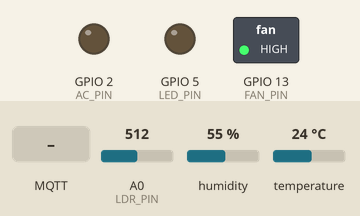
This sketch was run on a simulated ESP8266 (NodeMCU). Parts: switched loads named in the sketch (green lamp = pin HIGH), output pins drawn as LEDs (lit = HIGH). The inputs (shaded band) are chosen by the test bench; at power-on: A0 (LDR_PIN) = 512, humidity 55 %, temperature 24 °C. WiFi joins after 1.5 s; servers stay silent unless stated; random numbers use the default seed unless the sketch sets one; no MQTT or app messages arrive unless stated; what the sketch prints to the serial monitor is not drawn.

Above: at 3.2 s.
3.3 s: MQTT message "on" arrives on the first subscribed topic
At 4.5 s:
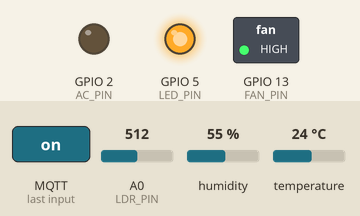
5.6 s: MQTT message "on" arrives on the second subscribed topic
At 7.3 s:
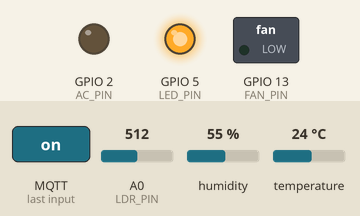
7.6 s: MQTT message "on" arrives on the third subscribed topic
At 9.1 s:
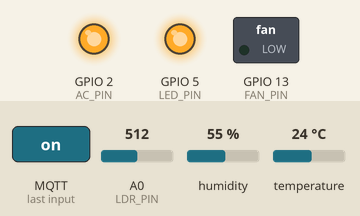
9.6 s: MQTT message "off" arrives on the first subscribed topic
At 10.9 s:
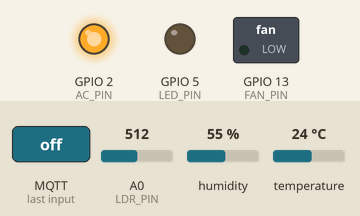
11.7 s: MQTT message "off" arrives on the second subscribed topic
At 12.7 s:
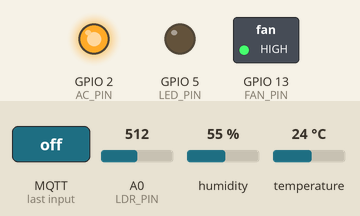
13.7 s: MQTT message "off" arrives on the third subscribed topic
At 15.7 s:
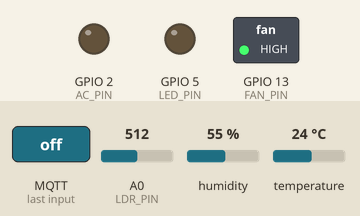
Timing chart, 0 to 16.8 s (numbered marks = the images above; inputs shaded):
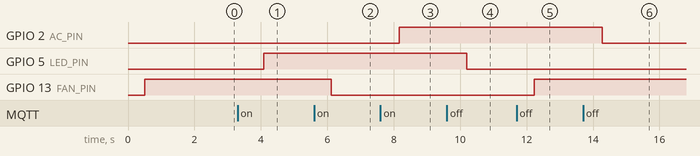

The sketch:

ardunio.ino
```cpp
#include <ESP8266WiFi.h>
#include <PubSubClient.h>
#include <DHT.h>

const char *ssid = "Khong Dat Pass";
const char *password = "passkhongdat";
const char *mqtt_broker = "192.168.1.223";
const char *mqtt_topic_led = "esp8266/led";
const char *mqtt_topic_fan = "esp8266/fan";
const char *mqtt_topic_ac = "esp8266/ac";  // Sửa chủ đề của điều hòa
const char *mqtt_topic_temp = "dht/temperature";
const char *mqtt_topic_hum = "dht/humidity";
const char *mqtt_topic_light = "light/lux";
const char *mqtt_topic_gas = "gas/sensor";

const int mqtt_port = 1883;
const int LED_PIN = 5;  // GPIO 5 D1
const int FAN_PIN = 13; // GPIO 13 D7
const int DHT_PIN = 14; // GPIO 14 D5
const int LDR_PIN = A0; // Chân analog A0 nối với cảm biến ánh sáng
const int AC_PIN = 2;   // GPIO 2 D4

#define DHTTYPE DHT11
DHT dht(DHT_PIN, DHTTYPE);

WiFiClient espClient;
PubSubClient mqttClient(espClient);

bool ledState = false;

void callback(char *topic, byte *payload, unsigned int length) {
  String message;
  for (int i = 0; i < length; i++) {
    message += (char)payload[i];
  }

  if (strcmp(topic, mqtt_topic_led) == 0) {
    Serial.print("Message arrived in topic: ");
    Serial.println(topic);
    Serial.print("Message: ");
    Serial.println(message);

    if (message == "on" && !ledState) {
      digitalWrite(LED_PIN, HIGH);
      ledState = true;
    }
    if (message == "off" && ledState) {
      digitalWrite(LED_PIN, LOW);
      ledState = false;
    }

    Serial.println("-----------------------");
  } else if (strcmp(topic, mqtt_topic_fan) == 0) {
    Serial.print("Message arrived in topic: ");
    Serial.println(topic);
    Serial.print("Message: ");
    Serial.println(message);

    if (message == "on") {
      digitalWrite(FAN_PIN, LOW);
    }
    if (message == "off") {
      digitalWrite(FAN_PIN, HIGH);
    }

    Serial.println("-----------------------");
  } else if (strcmp(topic, mqtt_topic_ac) == 0) {
    Serial.print("Message arrived in topic: ");
    Serial.println(topic);
    Serial.print("Message: ");
    Serial.println(message);

    if (message == "on") {
      digitalWrite(AC_PIN, HIGH);
    } else if (message == "off") {
      digitalWrite(AC_PIN, LOW);
    }

    Serial.println("-----------------------");
  }
}

void setup() {
  Serial.begin(9600);
  delay(500);

  pinMode(LED_PIN, OUTPUT);
  digitalWrite(LED_PIN, LOW);

  pinMode(AC_PIN, OUTPUT);
  digitalWrite(AC_PIN, LOW);

  pinMode(FAN_PIN, OUTPUT);
  digitalWrite(FAN_PIN, HIGH);

  dht.begin();

  WiFi.begin(ssid, password);
  while (WiFi.status() != WL_CONNECTED) {
    delay(500);
    Serial.println("Đang kết nối tới WiFi...");
  }
  Serial.println("Đã kết nối tới WiFi");

  mqttClient.setServer(mqtt_broker, mqtt_port);
  mqttClient.setCallback(callback);
  mqttClient.subscribe(mqtt_topic_led);
  mqttClient.subscribe(mqtt_topic_fan);
  mqttClient.subscribe(mqtt_topic_ac);  // Đăng ký chủ đề của điều hòa
  while (!mqttClient.connected()) {
    if (mqttClient.connect("esp8266-client")) {
      Serial.println("Đã kết nối tới MQTT broker");
      mqttClient.subscribe(mqtt_topic_led);
      mqttClient.subscribe(mqtt_topic_fan);
      mqttClient.subscribe(mqtt_topic_ac);  // Đăng ký chủ đề của điều hòa
    } else {
      Serial.print("Kết nối MQTT thất bại, rc=");
      Serial.print(mqttClient.state());
      Serial.println(" Đang thử lại...");
      delay(1000);
    }
  }
}

void loop() {
  mqttClient.loop();

  float temp = dht.readTemperature();
  float hum = dht.readHumidity();

  if (mqttClient.connected()) {
    mqttClient.publish(mqtt_topic_temp, String(temp).c_str());
    mqttClient.publish(mqtt_topic_hum, String(hum).c_str());
  }

  int lightLevel = analogRead(LDR_PIN);

  if (mqttClient.connected()) {
    mqttClient.publish(mqtt_topic_light, String(lightLevel).c_str());
  }

  int gasLevel = random(90, 100);

  if (mqttClient.connected()) {
    mqttClient.publish(mqtt_topic_gas, String(gasLevel).c_str());
  }
  delay(2000);
}
```

Measured:
- after the input at 3.3 s, GPIO 5 (LED_PIN): LOW → HIGH after 0.78 s
- after the input at 5.6 s, GPIO 13 (FAN_PIN): HIGH → LOW after 0.52 s
- after the input at 7.6 s, GPIO 2 (AC_PIN): LOW → HIGH after 0.56 s
- after the input at 9.6 s, GPIO 5 (LED_PIN): HIGH → LOW after 0.60 s
- after the input at 11.7 s, GPIO 13 (FAN_PIN): LOW → HIGH after 0.54 s
- after the input at 13.7 s, GPIO 2 (AC_PIN): HIGH → LOW after 0.58 s
